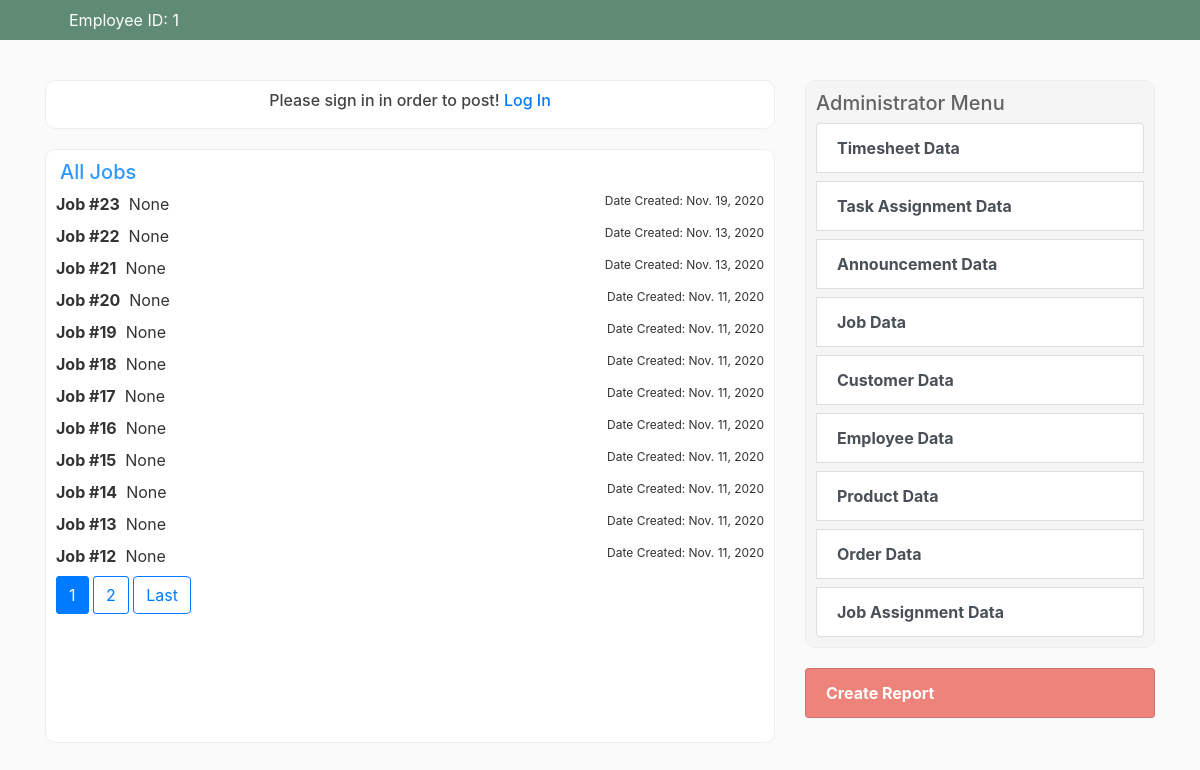
/job/all, run on the app's committed database.
### blog/models.py (models this page shows, shortened)
class JobModel(models.Model):
    title = models.CharField(max_length=100)
    budget = models.FloatField(default='')
    description = models.CharField(default='1', max_length=1024)
    date_posted = models.DateTimeField(default=timezone.localtime)
    jobCustomer = models.IntegerField()
    status = models.CharField(default='1', max_length=100)
    orders = models.ManyToManyField(OrderModel, related_name='job_orders')
    class Meta:
        verbose_name = 'Job'
        verbose_name_plural = 'Jobs'
    def customer_value_display(self):
        for c in SQL_get_all_customers():
            if c[0] == self.jobCustomer:
                return c[1]

### blog/views.py (the view)
# urls.py: path('job/all', all_jobs.as_view(), name='all-jobs'),
class all_jobs(ListView):
    model = Post
    template_name = 'blog/all_jobs.html'
    context_object_name = 'jobs'
    ordering = ['-date_posted']
    paginate_by = 12
    def get_context_data(self, *args, **kwargs):
        context = super(all_jobs, self).get_context_data(*args, **kwargs)
        context['current_title'] = 'All Jobs'
        return context
    def get_queryset(self):
        return JobModel.objects.filter().order_by('-date_posted')

### blog/context_processors.py (called while the page is built, shortened)
def connection_init():
    connection = pyodbc.connect(driver='ODBC Driver 17 for SQL Server', server='172.26.54.36', database='CyltexDB', trusted_connection='no', uid='test', password='testPass!@123')
    return connection

def connection_cursor_init(connection):
    cursor = connection.cursor()
    return cursor

def connection_query(connection, cursor, str):
    iterator = cursor.execute(str)
    result = iterator.fetchall()
    return result

def close_connections(connection, cursor):
    cursor.close()
    connection.rollback()

def SQL_get_all_employee_id():
    str = "SELECT * FROM Employee Where Emp_Status_ID != 2"
    conn = connection_init()
    cursor = connection_cursor_init(conn)
    query = connection_query(conn, cursor, str)
    close_connections(conn, cursor)
    return query

def empid_processor(request):
    context = {}
    emps = SQL_get_all_employee_id()
    if 'global_id' in request.session:
        global_id = request.session['global_id']
        context.update({
            'test': global_id,
            'emp_id': global_id,
            'emps': emps,
        })
    else:
        request.session['global_id'] = 1
        global_id = request.session['global_id']
        context.update({
            'test': global_id,
            'emp_id': global_id,
            'emps': emps,
        })
    context.update({
            'emps': emps,
        })
    return context

### blog/models.py (called while the page is built)
def connection_init():
    connection = pyodbc.connect(driver='ODBC Driver 17 for SQL Server', server='172.26.54.36', database='CyltexDB', trusted_connection='no', uid='test', password='testPass!@123')
    return connection

def connection_cursor_init(connection):
    cursor = connection.cursor()
    return cursor

def connection_query(connection, cursor, str):
    iterator = cursor.execute(str)
    result = iterator.fetchall()
    return result

def close_connections(connection, cursor):
    cursor.close()
    connection.rollback()

def SQL_get_all_customers():
    str = "SELECT Customer_ID,CompanyName FROM Customer"
    conn = connection_init()
    cursor = connection_cursor_init(conn)
    query = connection_query(conn, cursor, str)
    close_connections(conn, cursor)
    return query

### blog/templates/blog/all_jobs.html (shortened to what this page needs)
{% extends "blog/base.html" %}
{% block content %}
	{% if user.is_authenticated %}
		<article class="media content-section-side shadow_effect_only"
			onmouseover="$('.btn_posts').css('opacity','1.0'); $('.btn_posts').addClass('show');"
			onmouseout="$('.btn_posts').css('opacity','1.0'); $('.btn_posts').removeClass('show');">
		{% if request.user_agent.is_mobile %}
			<a href="{% url 'profile' %}"><img class="rounded-circle site-header-img" src="{{ user.profile.image.url }}"></a>
			<div class="media-body d-flex">
				<div class="btn-group dropleft ml-auto">
				<!--
				  <button type="button" class="btn_posts ml-4 btn btn-success" style="border-radius:100px;">Announcement</button>
				  <button type="button" class="btn_posts ml-4 btn btn-success" style="border-radius:100px;">Timesheet</button>
				  <button type="button" class="btn_posts ml-4 btn btn-success" style="border-radius:100px;">Task</button>
				  -->
				  <button type="button" class="btn btn-success dropdown-toggle ml-4"
				  data-toggle="dropdown"
				  aria-haspopup="true"
				  aria-expanded="false">
					Create Post
				  </button>
					<div class="dropdown-menu">
						{% if user.groups.all.0.name == 'Administration' %}
							<a class="dropdown-item" href="{% url 'post-create-announcement' %}">Announcement</a>
							<a class="dropdown-item" href="{% url 'post-create-timesheet' %} ">Timesheet</a>
							<a class="dropdown-item" href="{% url 'post-create-taskassignment' %} ">Task Assignment</a>
						{% else %}
							<a class="dropdown-item" href="{% url 'post-create-timesheet' %} ">Timesheet</a>
						{% endif %}
					</div>
				</div>
			</div>
		{% else %}
			<div class="media-body d-flex justify-content-center">
				<div class="btn-group dropleft" style="align-items: center; justify-content: center; text-align:center;">
				{% if user.groups.all.0.name == 'Administration' %}
				  <button
				  type="button"
				  class="btn_posts ml-0 btn btn-success"
				  style="border-radius:10px;"
				  onclick="window.location.href='{% url 'create-announcement' %}'">
				  Create Announcement
				  </button>
				  <button
				  type="button"
				  class="btn_posts ml-4 btn btn-success"
				  style="border-radius:10px;"
				  onclick="window.location.href='{% url 'create-timesheet' %}'">
				  Create Timesheet
				  </button>
				  <button
				  type="button"
				  class="btn_posts ml-4 btn btn-success"
				  style="border-radius:10px;"
				  onclick="window.location.href='{% url 'create-task' %}'">
				  Create Task
				  </button>
				{% else %}
				  <button
				  type="button"
				  class="btn_posts ml-4 btn btn-success"
				  style="border-radius:10px;"
				  onclick="window.location.href='{% url 'create-timesheet' %}'">
				  Create Timesheet
				  </button>
				{% endif %}
				<!--
				  <button type="button" class="btn btn-success dropdown-toggle ml-4"
				  data-toggle="dropdown"
				  aria-haspopup="true"
				  aria-expanded="false">
					Create Post
				  </button>
				-->
				</div>
			</div>
		{% endif %}
		</article>
		{% if request.user_agent.is_mobile %}
			<div class="btn-group mb-3 btn-group-sm d-flex justify-content-center" role="group">
			  <button type="button" class="btn btn-secondary mr-1" onclick="window.location.href='{% url 'filter-announcements' %}';">Announcements</button>
			  <button type="button" class="btn btn-secondary mr-1" onclick="window.location.href='{% url 'filter-timesheets' %}';">Timesheets</button>
			  <button type="button" class="btn btn-secondary" onclick="window.location.href='{% url 'filter-tasks' %}';">Task Assignments</button>
			</div>
		{% endif %}
	{% else %}
		<article class="media content-section-side shadow_effect_light">
		{% if request.user_agent.is_mobile %}
			<div class="media-body">
				<h6 style="text-align: center;">Please sign in in order to post! <a href="{% url 'login' %}">Log In</a></h6>
			</div>
		{% else %}
			<div class="media-body">
				<h6 style="text-align: center;">Please sign in in order to post! <a href="{% url 'login' %}">Log In</a></h6>
			</div>
		{% endif %}
		</article>
	{% endif %}
	<article class="content-section-side shadow_effect_only" style="height: 93%;"
			onmouseover="$('.btn_posts').css('opacity','1.0'); $('.btn_posts').addClass('show');"
			onmouseout="$('.btn_posts').css('opacity','1.0'); $('.btn_posts').removeClass('show');">
		<div class="d-flex ml-1">
			<h5 style="color:#3098ff;">{{ current_title }}</h5>
		</div>
		<div class="media-body">
			{% for job in jobs %}
				<article class="media content-section-sub d-flex mb-2"
					onmouseover="$('.btn_posts').css('opacity','1.0'); style.cursor = 'pointer';"
					onmouseout="$('.btn_posts').css('opacity','1.0'); "
					onclick="window.location.href='{% url 'job-detail' job.id %}';">
					<b>Job #{{ job.id }}</b> &#x200B; &#x200B; &#x200B;{{ job.customer_value_display }} <div class="ml-auto" style="font-size: 12px;">Date Created: {{ job.date_posted|date }}</div>
				</article>
			{% endfor %}
		</div>
		{% if is_paginated %}
		<div class="paginator">
			{% for num in page_obj.paginator.page_range %}
				{% if page_obj.number == num %}
					<a class="btn btn-primary mb-4 thumb_effect" href="?page={{ num }}" style="border-radius: 10%;">{{ num }}</a>
				{% elif num > page_obj.number|add:'-5' and num < page_obj.number|add:'5'%}
					<a class="btn btn-outline-primary mb-4 thumb_effect" href="?page={{ num }}" style="border-radius: 10%;">{{ num }}</a>
				{% endif %}
			{% endfor %}
			{% if page_obj.has_next %}
				<a class="btn btn-outline-primary mb-4 thumb_effect" href="?page={{ page_obj.paginator.num_pages }}" style="border-radius: 10%;">Last</a>
			{% endif %}
		</div>
		{% endif %}
	</article>
{% endblock content %}

### static/blog/main.css (style rules this page uses)
body { background: #fafafa; color: #333333; margin-top: 5rem; }
h1, h2, h3, h4, h5, h6 { color: #444444; }
.content-section-side { background: #ffffff; padding: 10px 10px; border: 1px solid #EEEEEE; border-radius: 10px; margin-bottom: 20px; }

### data on the page
JobModel: id "23", customer_value_display "None", date_posted "Nov. 19, 2020"
JobModel: id "22", customer_value_display "None", date_posted "Nov. 13, 2020"
JobModel: id "21", customer_value_display "None", date_posted "Nov. 13, 2020"
JobModel: id "20", customer_value_display "None", date_posted "Nov. 11, 2020"
JobModel: id "19", customer_value_display "None", date_posted "Nov. 11, 2020"
JobModel: id "18", customer_value_display "None", date_posted "Nov. 11, 2020"
JobModel: id "17", customer_value_display "None", date_posted "Nov. 11, 2020"
JobModel: id "16", customer_value_display "None", date_posted "Nov. 11, 2020"
JobModel: id "15", customer_value_display "None", date_posted "Nov. 11, 2020"
JobModel: id "14", customer_value_display "None", date_posted "Nov. 11, 2020"
JobModel: id "13", customer_value_display "None", date_posted "Nov. 11, 2020"
JobModel: id "12", customer_value_display "None", date_posted "Nov. 11, 2020"

### other printed values
{{ emp_id }} "1"
{{ current_title }} "All Jobs"
{{ num }} "1"
{{ num }} "2"
